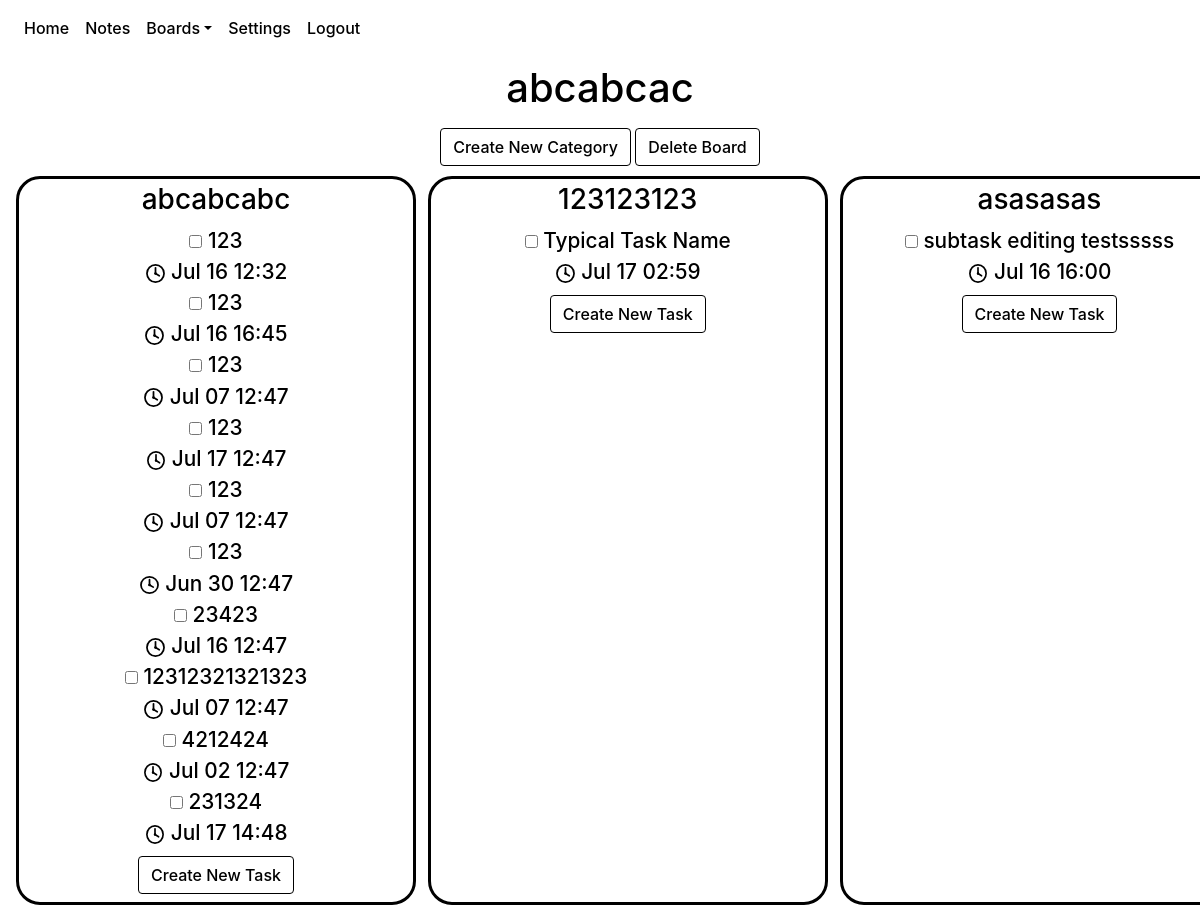
Page /boards/1 (signed in) on the committed database.
### website/models.py (models this page shows)
class Board(db.Model):
    id = db.Column(db.Integer, primary_key = True)
    name = db.Column(db.String(100))
    date = db.Column(db.DateTime(timezone=True), default=func.now())
    category_num = db.Column(db.Integer)
    categories = db.relationship('Category')
    tasks = db.relationship('Task')
    user_id = db.Column(db.Integer, db.ForeignKey('user.id'))

class Category(db.Model):
    id = db.Column(db.Integer, primary_key = True)
    name = db.Column(db.String(100))
    date = db.Column(db.DateTime(timezone=True), default=func.now())
    user_id = db.Column(db.Integer, db.ForeignKey('user.id'))
    board_id = db.Column(db.Integer,db.ForeignKey('board.id'))
    tasks = db.relationship('Task')

class Task(db.Model):
    id = db.Column(db.Integer, primary_key = True)
    created = db.Column(db.DateTime(timezone = True), default = func.now())
    last_modified = db.Column(db.DateTime(timezone = True), default = func.now())
    due_date = db.Column(db.DateTime(timezone = True))
    name = db.Column(db.String(100))
    description = db.Column(db.String(10000))
    completed = db.Column(db.Boolean, default = False)
    category = db.Column(db.Integer, db.ForeignKey('category.id'))
    board = db.Column(db.Integer, db.ForeignKey('board.id'))
    subtasks = db.relationship('Subtask')
    user_id = db.Column(db.Integer, db.ForeignKey('user.id'))

### website/views.py (the view)
@views.route('/boards/<board>', methods = ['GET'])
@login_required
def view_board(board):
    return render_template("boardview.html", user = current_user, board = board)

### website/__init__.py (called while the page is built)
def create_app():
    app = Flask(__name__)
    app.config['SECRET_KEY'] = urandom(12).hex()
    app.config['SQLALCHEMY_DATABASE_URI'] = f'sqlite:///{DB_NAME}'
    app.config['SQLALCHEMY_TRACK_MODIFICATIONS'] = False
    db.init_app(app)
    from .views import views
    from .auth import auth
    app.register_blueprint(views, url_prefix='/')
    app.register_blueprint(auth, url_prefix='/')
    from .models import User, Note, Board, Task, Category
    create_database(app)
    login_manager = LoginManager()
    login_manager.login_view = 'auth.login'
    login_manager.init_app(app)
    @login_manager.user_loader
    def load_user(id):
        return User.query.get(id)
    return app

### website/templates/boardview.html (shortened to what this page needs)
{% extends "base.html" %}{% block title %} {{ board }} {% endblock%}
{% block style %}
<link rel="stylesheet" href="{{ url_for('static', filename = 'boardView.css') }}" />
{% endblock %}
{% block content %}
{% for boardObject in user.boards%}
{% if boardObject.id == board|int %}
{% set boardname = boardObject.name|string %}
<div class="board-title" id="board-title-div">
<h1 align="center"
id="board-title"
class="title"
ondblclick="editTitleDisplay()"
name="board-title">
{{ boardname }}
</h1>
</div>
<div align="center">
<button
class="btn btn-primary"
id="create-category-button"
onclick="showCategoryCreation()"
>
Create New Category
</button>
<button
onclick="showDeleteConfirmation(`deleteBoard({{ boardObject.id }});`, 'board');"
id="deleteBoard"
class="btn btn-secondary"
href="/boards"
>
Delete Board
</button>
</div>
<div align="center"
class="board_content"
id="envelop_content" >
{% for cat in boardObject.categories %}
<div align="center" class="category-container" name="{{ cat.name }}">
    <h3 align="center" class="display-category category_name C{{cat.id}}" ondblclick="editCategoryDisplay('{{cat.id}}')", id="category-title-{{cat.id}}" >{{ cat.name }}</h3>
    <ul class="task_list">
    {% for task in cat.tasks%}
    {% if task.completed == False %}
    <li align="center" class="task-item-incompleted">
        <input
        type="checkbox"
        class="task-checkbox"
        id="{{task.id}}"
        onclick="toggleTaskCompletion({{task.id}}, {{boardObject.id}})"/>
        <a class="edit_task_link" href="/boards/{{boardObject.id}}/{{cat.id}}/{{task.id}}">
            <span class="incompleted-task-text">{{task.name}}<br><img src="{{url_for('static', filename = 'clock.svg')}}" id="clock-svg"> {{task.due_date.strftime('%b %d %H:%M')}}</span>
        </a>
    </li>
    {% endif %}
    {% endfor %}
    </ul>
    <div align="center" id="new-task-container-div" class="new-task-container">
    <button
    class="btn btn-primary"
    id="createTask"
    onclick="showTaskCreation({{ boardObject.id }}, {{ cat.id }} )"
    >
    Create New Task
    </button>
    </div>
</div>
{% endfor %}
</div>
{% endif %}
{% endfor %}
{% endblock %}

### website/templates/base.html (shortened to what this page needs)
<!DOCTYPE html>
<html>
  <head>
    <link
      rel="stylesheet"
      href="https://stackpath.bootstrapcdn.com/bootstrap/4.4.1/css/bootstrap.min.css"
    />
    <link
      rel="stylesheet"
      href="https://stackpath.bootstrapcdn.com/font-awesome/4.7.0/css/font-awesome.min.css"
    />
    <link rel="stylesheet"
    href="{{url_for('static', filename='fontpicker.css')}}"
    />
    <link
      rel="stylesheet"
      href="{{ url_for('static', filename='base.css')}}"
    />
    {% block style %}{% endblock %}
  </head>
  <body>
    <nav class="navbar navbar-expand-lg navbar-dark bg-dark">
      <div class="collapse navbar-collapse" id="navbar">
        <div class="navbar-nav">
          {% if user.is_authenticated %}
          <a class="nav-item nav-link" id="home" href="/">Home</a>
          <a class="nav-item nav-link" id="Notes" href="/notes">Notes</a>
          <li class="nav-item dropdown">
            <a class="nav-link dropdown-toggle" data-toggle="dropdown" href="/boards" role="button">Boards</a>
          </li>
          <a class="nav-item nav-link" id="settings" href="/settings">Settings</a>
          <a class="nav-item nav-link" id="logout" href="/logout">Logout</a>
          {% else %}
          <a class="nav-item nav-link" id="home" href="/">Home</a>
          <a class="nav-item nav-link" id="login" href="/login">Login</a>
          <a class="nav-item nav-link" id="signUp" href="/sign-up">Sign Up</a>
          {% endif %}
        </div>
      </div>
    </nav>
    <div id="container">
      {% block content %} {% endblock %}
      </div>
  </body>
</html>

### website/static/base.css (style rules this page uses)
:root { --background-color: #ffffff; --text-color: #000000; --navbar-text-color: #9a9da0; --navbar-highlight-color: #ffffff; --navbar-background-color: #343a40; --button-text-color: #ffffff; --confirm-button-color: #007bff; --cancel-button-color: #6c757d; --delete-button-color: #ff0000; --create-screen-filter:rgba(0,0,255,.4); --delete-screen-filter:rgba(255,0,0,.6); --font-family: -apple-system, BlinkMacSystemFont,'Segoe UI',Roboto,'Helvetica Neue',Arial,'Noto Sans',sans-serif,'Apple Color Emoji','Segoe UI Emoji','Segoe UI Symbol','Noto Color Emoji'; --font-style: none; --font-weight: 500; }
.navbar { background-color: var(--navbar-background-color)!important; }
div.dropdown-menu.show, div.navbar-collapse.collapse, li.dropdown { background-color: var(--navbar-background-color)!important; }
.navbar a { color: var(--navbar-text-color)!important; background-color: var(--navbar-background-color)!important; }
h1, h2, h3, h4, h5, h6, p, div, body, a, li.list-group-item { color: var(--text-color); background-color: var(--background-color); font-weight: var(--font-weight); font-family: var(--font-family); font-style: var(--font-style); }
button.btn.btn-primary { background-color: var(--confirm-button-color)!important; border-color: var(--confirm-button-color)!important; color: var(--button-text-color)!important; font-weight: var(--font-weight); font-family: var(--font-family); font-style: var(--font-style); }
button.btn.btn-secondary { background-color: var(--cancel-button-color)!important; border-color: var(--cancel-button-color)!important; color: var(--button-text-color)!important; font-weight: var(--font-weight); font-family: var(--font-family); font-style: var(--font-style); }

### website/static/boardView.css (style rules this page uses)
body { width: 100%; height: 80vh; }
#container { width: 100%; height: 100%; }
div#board-title-div { align-items: center; display:block; width:100%; min-width: 100%; padding: 0.5rem; }
:root { --show-title: block; --show-input-box: None; --show-changename-button: None; --category-background-color: var(--background-color); }
input { text-align: center; }
h1#board-title { display: var(--show-title); }
.board_content { position: relative; display: grid; grid-template-rows: 1fr; grid-auto-columns: 25rem; min-width: 100%; overflow-x: auto; min-height: 100%; gap: 0% 1%; background-color: none; margin-bottom: 1%; padding: 0.5% 1%; }
div.category-container { justify-content: center; grid-row: 1; background-color: var(--background-color); border-radius: 1.5rem; height: 99.4%; width: 100%; max-height: none; padding: 0.25rem; margin: 0.25rem; border-color: var(--navbar-background-color); border-width: .2rem; border-style: solid; }
li.task-item-incompleted { text-decoration: none; background-color: var(--category-background-color); }
ul.task_list { list-style-type: none; margin: 0.5rem; padding: 0; font-size: 1.3rem; word-wrap:break-word; max-width: 100%; background-color: var(--category-background-color); overflow-y: auto; min-height: fit-content; }
.incompleted-task-text, .completed-task-text { background-color: var(--category-background-color); }
.category_name, .new-task-container { background-color: inherit; width: fit-content; height: fit-content; }
img#clock-svg { width: 1.3rem; }
a.edit_task_link { color:black; }

### rows in the picture
Board: name "abcabcac"
Category: name "abcabcabc"
Task: name "123", completed False (drawn), due_date "Jul 16 12:32"
Task: name "123", completed False (drawn), due_date "Jul 16 16:45"
Task: name "123", completed False (drawn), due_date "Jul 07 12:47"
Task: name "123", completed False (drawn), due_date "Jul 17 12:47"
Task: name "123", completed False (drawn), due_date "Jul 07 12:47"
Task: name "123", completed False (drawn), due_date "Jun 30 12:47"
Task: name "23423", completed False (drawn), due_date "Jul 16 12:47"
Task: name "12312321321323", completed False (drawn), due_date "Jul 07 12:47"
Task: name "4212424", completed False (drawn), due_date "Jul 02 12:47"
Task: name "231324", completed False (drawn), due_date "Jul 17 14:48"
Category: name "123123123"
Task: name "Typical Task Name", completed False (drawn), due_date "Jul 17 02:59"
Category: name "asasasas"
Task: name "subtask editing testsssss", completed False (drawn), due_date "Jul 16 16:00"
